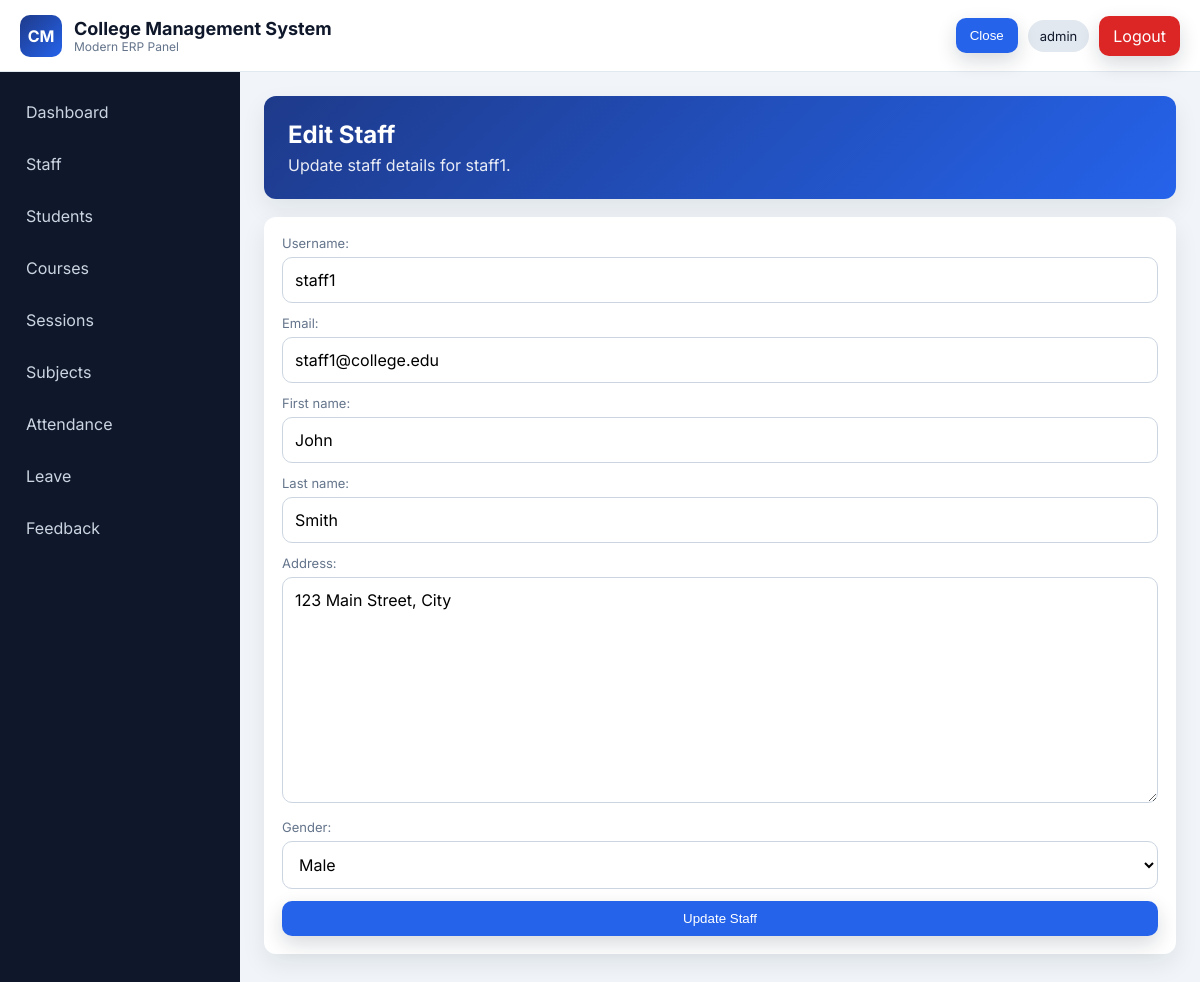
/hod/staff/edit/2/ (signed in), run on the app's committed database.
### student_management_app/models.py (models this page shows, shortened)
class CustomUser(AbstractUser):
    USER_TYPE_CHOICES = (
        ("HOD", "HOD"),
        ("STAFF", "STAFF"),
        ("STUDENT", "STUDENT"),
    )
    user_type = models.CharField(max_length=10, choices=USER_TYPE_CHOICES, default="HOD")

class Staff(models.Model):
    GENDER_CHOICES = (
        ("Male", "Male"),
        ("Female", "Female"),
    )
    user = models.OneToOneField(CustomUser, on_delete=models.CASCADE, related_name="staff_profile")
    address = models.TextField(blank=True)
    gender = models.CharField(max_length=10, choices=GENDER_CHOICES, blank=True)
    created_at = models.DateTimeField(auto_now_add=True)
    updated_at = models.DateTimeField(auto_now=True)

### student_management_app/views.py (the view)
# urls.py: path("hod/staff/edit/<int:staff_id>/", views.edit_staff, name="edit_staff"),
@hod_required
def edit_staff(request, staff_id):
    staff = get_object_or_404(Staff.objects.select_related("user"), pk=staff_id)
    form = StaffUpdateForm(request.POST or None, staff=staff)
    if request.method == "POST" and form.is_valid():
        form.save()
        return redirect("list_staff")
    return render(request, "hod_templates/edit_staff.html", {"form": form, "staff": staff})

### student_management_app/forms.py (shortened to what this page needs)
class StaffUpdateForm(forms.Form):
    username = forms.CharField(max_length=150)
    email = forms.EmailField()
    first_name = forms.CharField(max_length=150)
    last_name = forms.CharField(max_length=150)
    address = forms.CharField(widget=forms.Textarea, required=False)
    gender = forms.ChoiceField(choices=Staff.GENDER_CHOICES, required=False)
    def __init__(self, *args, staff=None, **kwargs):
        self.staff = staff
        super().__init__(*args, **kwargs)
        if self.staff and not self.is_bound:
            self.fields["username"].initial = self.staff.user.username
            self.fields["email"].initial = self.staff.user.email
            self.fields["first_name"].initial = self.staff.user.first_name
            self.fields["last_name"].initial = self.staff.user.last_name
            self.fields["address"].initial = self.staff.address
            self.fields["gender"].initial = self.staff.gender

### student_management_app/role_helpers.py (called while the page is built)
def dashboard_name_for_user(user):
    role = (getattr(user, "user_type", "") or "").strip().upper()
    dashboard_name = ROLE_DASHBOARD_MAP.get(role)
    if dashboard_name:
        return dashboard_name
    if getattr(user, "is_superuser", False):
        return "hod_dashboard"
    return None

def role_required(expected_dashboard_name):
    def decorator(view_func):
        @wraps(view_func)
        def _wrapped(request, *args, **kwargs):
            if not request.user.is_authenticated:
                return redirect("login_page")
            if dashboard_name_for_user(request.user) != expected_dashboard_name:
                return redirect("login_page")
            return view_func(request, *args, **kwargs)
        return _wrapped
    return decorator

### student_management_app/templates/hod_templates/edit_staff.html (shortened to what this page needs)
{% extends 'base.html' %}
{% block content %}
<div class="page-header"><h2>Edit Staff</h2><p>Update staff details for {{ staff.user.username }}.</p></div>
<div class="card">
    <form method="post" class="form-grid">
        {% for field in form %}
            <div class="form-group">{{ field.label_tag }}{{ field }}</div>
        {% endfor %}
        <button class="btn btn-primary" type="submit">Update Staff</button>
    </form>
</div>
{% endblock %}

### templates/base.html (shortened to what this page needs)
{% load static %}
<!DOCTYPE html>
<html lang="en">
<head>
    <link rel="stylesheet" href="{% static 'css/style.css' %}">
</head>
<body>
    {% if request.user.is_authenticated %}
    <header class="topbar">
        <div class="topbar-left">
            <div class="logo">CM</div>
            <div>
                <h1>College Management System</h1>
                <p>Modern ERP Panel</p>
            </div>
        </div>
        <div class="topbar-right">
            <button class="menu-toggle btn btn-primary" id="menuToggle" type="button" aria-controls="sidebar" aria-expanded="false">Menu</button>
            <span class="user-chip">{{ request.user.get_full_name|default:request.user.username }}</span>
            <a class="btn btn-danger" href="{% url 'logout_user' %}">Logout</a>
        </div>
    </header>
    <aside class="sidebar" id="sidebar">
        <nav>
            {% if request.user.user_type == 'HOD' or request.user.is_superuser %}
                <a class="sidebar-link" href="{% url 'hod_dashboard' %}">Dashboard</a>
                <a class="sidebar-link" href="{% url 'list_staff' %}">Staff</a>
                <a class="sidebar-link" href="{% url 'hod_list_students' %}">Students</a>
                <a class="sidebar-link" href="{% url 'hod_list_courses' %}">Courses</a>
                <a class="sidebar-link" href="{% url 'hod_list_sessions' %}">Sessions</a>
                <a class="sidebar-link" href="{% url 'hod_list_subjects' %}">Subjects</a>
                <a class="sidebar-link" href="{% url 'admin_view_attendance' %}">Attendance</a>
                <a class="sidebar-link" href="{% url 'admin_student_leave_view' %}">Leave</a>
                <a class="sidebar-link" href="{% url 'hod_student_feedback_list' %}">Feedback</a>
            {% endif %}
        </nav>
    </aside>
    {% endif %}
    <main class="{% if request.user.is_authenticated %}main-content{% else %}auth-wrapper{% endif %} fade-in">
        {% block content %}{% endblock %}
    </main>
</body>
</html>

### static/css/style.css (style rules this page uses)
:root { --primary: #1E3A8A; --secondary: #2563EB; --accent: #F59E0B; --sidebar: #0F172A; --bg: #F1F5F9; --card: #FFFFFF; --text: #0F172A; --muted: #64748B; --success: #16A34A; --danger: #DC2626; --warning: #F59E0B; --radius: 12px; --shadow: 0 10px 25px rgba(15, 23, 42, 0.08); }
* { box-sizing: border-box; }
body { margin: 0; font-family: 'Inter', sans-serif; color: var(--text); background: var(--bg); }
.topbar { position: fixed; top: 0; left: 0; right: 0; height: 72px; background: var(--card); border-bottom: 1px solid #e2e8f0; display: flex; align-items: center; justify-content: space-between; padding: 0 20px; z-index: 1000; }
.topbar-left { display: flex; gap: 12px; align-items: center; }
.logo { width: 42px; height: 42px; border-radius: 10px; background: linear-gradient(135deg, var(--primary), var(--secondary)); color: #fff; display: grid; place-items: center; font-weight: 700; }
.topbar h1 { margin: 0; font-size: 18px; }
.topbar p { margin: 0; color: var(--muted); font-size: 12px; }
.topbar-right { display: flex; gap: 10px; align-items: center; }
.user-chip { padding: 8px 12px; border-radius: 999px; background: #e2e8f0; font-size: 13px; }
.menu-toggle { display: inline-block; }
.sidebar { position: fixed; top: 72px; left: 0; width: 240px; bottom: 0; background: var(--sidebar); padding: 18px 12px; transition: transform 0.3s ease; overflow-y: auto; }
.sidebar nav { display: flex; flex-direction: column; gap: 8px; }
.sidebar-link { color: #cbd5e1; text-decoration: none; padding: 12px 14px; border-radius: 10px; transition: all 0.3s ease; }
.main-content { margin-top: 72px; margin-left: 240px; padding: 24px; }
.page-header { background: linear-gradient(135deg, var(--primary), var(--secondary)); color: #fff; border-radius: var(--radius); padding: 24px; box-shadow: var(--shadow); margin-bottom: 18px; }
.page-header h2 { margin: 0 0 6px; }
.page-header p { margin: 0; opacity: 0.9; }
.card { background: var(--card); border-radius: var(--radius); box-shadow: var(--shadow); padding: 18px; margin-bottom: 16px; }
.form-grid { display: grid; gap: 12px; }
.form-group { position: relative; }
.form-group label { font-size: 13px; color: var(--muted); display: block; margin-bottom: 6px; }
input, select, textarea { width: 100%; padding: 12px 12px; border: 1px solid #cbd5e1; border-radius: 10px; background: #fff; font: inherit; transition: all 0.3s ease; }
.btn { position: relative; overflow: hidden; display: inline-flex; align-items: center; justify-content: center; gap: 6px; border: 0; text-decoration: none; color: #fff; padding: 10px 14px; border-radius: 10px; cursor: pointer; transition: all 0.3s ease; box-shadow: 0 8px 20px rgba(15, 23, 42, 0.16); }
.btn-primary { background: var(--secondary); }
.btn-danger { background: var(--danger); }
.fade-in { animation: fadeIn 0.4s ease; }

### data on the page
CustomUser: user.get_full_name "admin"
Staff: user.username "staff1", form "123 Main Street, City" "Male"
CustomUser: form "staff1" "staff1@college.edu" "John" "Smith"

### other printed values
{{ field.label_tag }} "Username:" "Email:" "First name:" "Last name:" "Address:" "Gender:"
